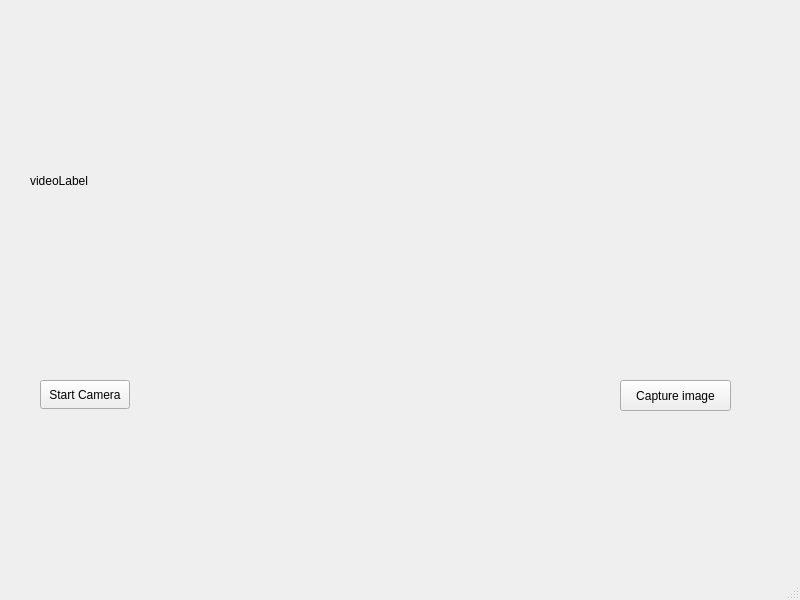
<?xml version="1.0" encoding="UTF-8"?>
<ui version="4.0">
 <class>MainWindow</class>
 <widget class="QMainWindow" name="MainWindow">
  <property name="geometry">
   <rect>
    <x>0</x>
    <y>0</y>
    <width>800</width>
    <height>600</height>
   </rect>
  </property>
  <property name="windowTitle">
   <string>MainWindow</string>
  </property>
  <widget class="QWidget" name="centralwidget">
   <widget class="QPushButton" name="startButton">
    <property name="geometry">
     <rect>
      <x>40</x>
      <y>380</y>
      <width>90</width>
      <height>29</height>
     </rect>
    </property>
    <property name="text">
     <string>Start Camera</string>
    </property>
   </widget>
   <widget class="QPushButton" name="captureButton">
    <property name="geometry">
     <rect>
      <x>620</x>
      <y>380</y>
      <width>111</width>
      <height>31</height>
     </rect>
    </property>
    <property name="text">
     <string>Capture image</string>
    </property>
   </widget>
   <widget class="QLabel" name="videoLabel">
    <property name="geometry">
     <rect>
      <x>30</x>
      <y>20</y>
      <width>721</width>
      <height>321</height>
     </rect>
    </property>
    <property name="text">
     <string>videoLabel</string>
    </property>
   </widget>
  </widget>
  <widget class="QMenuBar" name="menubar">
   <property name="geometry">
    <rect>
     <x>0</x>
     <y>0</y>
     <width>800</width>
     <height>25</height>
    </rect>
   </property>
  </widget>
  <widget class="QStatusBar" name="statusbar"/>
 </widget>
 <resources/>
 <connections/>
</ui>
